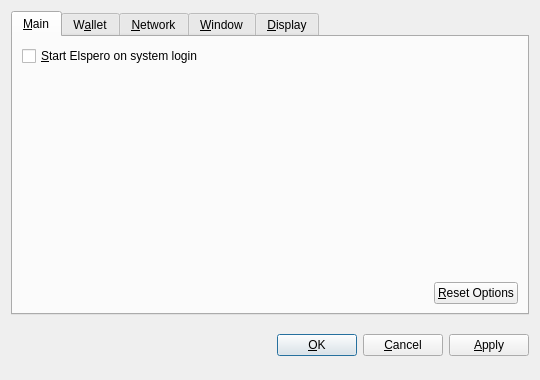
<?xml version="1.0" encoding="UTF-8"?>
<ui version="4.0">
 <class>OptionsDialog</class>
 <widget class="QDialog" name="OptionsDialog">
  <property name="geometry">
   <rect>
    <x>0</x>
    <y>0</y>
    <width>540</width>
    <height>380</height>
   </rect>
  </property>
  <property name="windowTitle">
   <string>Options</string>
  </property>
  <property name="modal">
   <bool>true</bool>
  </property>
  <layout class="QVBoxLayout" name="verticalLayout">
   <item>
    <widget class="QTabWidget" name="tabWidget">
     <property name="tabPosition">
      <enum>QTabWidget::North</enum>
     </property>
     <property name="currentIndex">
      <number>0</number>
     </property>
     <widget class="QWidget" name="tabMain">
      <attribute name="title">
       <string>&amp;Main</string>
      </attribute>
      <layout class="QVBoxLayout" name="verticalLayout_Main">
       <item>
        <widget class="QCheckBox" name="bitcoinAtStartup">
         <property name="toolTip">
          <string>Automatically start Elspero after logging in to the system.</string>
         </property>
         <property name="text">
          <string>&amp;Start Elspero on system login</string>
         </property>
        </widget>
       </item>
       <item>
        <spacer name="verticalSpacer_Main">
         <property name="orientation">
          <enum>Qt::Vertical</enum>
         </property>
         <property name="sizeHint" stdset="0">
          <size>
           <width>20</width>
           <height>40</height>
          </size>
         </property>
        </spacer>
       </item>
       <item>
        <layout class="QHBoxLayout" name="horizontalLayout_2_Main">
         <item>
          <spacer name="horizontalSpacer_2_Main">
           <property name="orientation">
            <enum>Qt::Horizontal</enum>
           </property>
           <property name="sizeHint" stdset="0">
            <size>
             <width>40</width>
             <height>20</height>
            </size>
           </property>
          </spacer>
         </item>
         <item>
          <widget class="QPushButton" name="resetButton">
           <property name="toolTip">
            <string>Reset all client options to default.</string>
           </property>
           <property name="text">
            <string>&amp;Reset Options</string>
           </property>
           <property name="autoDefault">
            <bool>false</bool>
           </property>
          </widget>
         </item>
        </layout>
       </item>
      </layout>
     </widget>
     <widget class="QWidget" name="tabWallet">
      <attribute name="title">
       <string>W&amp;allet</string>
      </attribute>
      <layout class="QVBoxLayout" name="verticalLayout_Network">
       <item>
        <widget class="QLabel" name="transactionFeeInfoLabel">
         <property name="text">
          <string>Optional transaction fee per kB that helps make sure your transactions are processed quickly. Most transactions are 1 kB.</string>
         </property>
         <property name="textFormat">
          <enum>Qt::PlainText</enum>
         </property>
         <property name="wordWrap">
          <bool>true</bool>
         </property>
        </widget>
       </item>
       <item>
        <layout class="QHBoxLayout" name="horizontalLayout_1_Main">
         <item>
          <widget class="QLabel" name="transactionFeeLabel">
           <property name="text">
            <string>Pay transaction &amp;fee</string>
           </property>
           <property name="textFormat">
            <enum>Qt::PlainText</enum>
           </property>
           <property name="buddy">
            <cstring>transactionFee</cstring>
           </property>
          </widget>
         </item>
         <item>
          <widget class="BitcoinAmountField" name="transactionFee"/>
         </item>
         <item>
          <spacer name="horizontalSpacer_1_Main">
           <property name="orientation">
            <enum>Qt::Horizontal</enum>
           </property>
           <property name="sizeHint" stdset="0">
            <size>
             <width>40</width>
             <height>20</height>
            </size>
           </property>
          </spacer>
         </item>
        </layout>
       </item>
       <item>
        <widget class="QLabel" name="label">
         <property name="text">
          <string>If you disable the spending of unconfirmed change, the change from a transaction cannot be used until that transaction has at least one confirmation. This also affects how your balance is computed.</string>
         </property>
         <property name="wordWrap">
          <bool>true</bool>
         </property>
        </widget>
       </item>
       <item>
        <widget class="QCheckBox" name="spendZeroConfChange">
         <property name="text">
          <string>Spend unconfirmed change  (experts only)</string>
         </property>
        </widget>
       </item>
       <item>
        <spacer name="verticalSpacer">
         <property name="orientation">
          <enum>Qt::Vertical</enum>
         </property>
         <property name="sizeHint" stdset="0">
          <size>
           <width>20</width>
           <height>40</height>
          </size>
         </property>
        </spacer>
       </item>
      </layout>
     </widget>
     <widget class="QWidget" name="tabNetwork">
      <attribute name="title">
       <string>&amp;Network</string>
      </attribute>
      <layout class="QVBoxLayout" name="verticalLayout_Network">
       <item>
        <widget class="QCheckBox" name="mapPortUpnp">
         <property name="toolTip">
          <string>Automatically open the Elspero client port on the router. This only works when your router supports UPnP and it is enabled.</string>
         </property>
         <property name="text">
          <string>Map port using &amp;UPnP</string>
         </property>
        </widget>
       </item>
       <item>
        <widget class="QCheckBox" name="connectSocks">
         <property name="toolTip">
          <string>Connect to the Elspero network through a SOCKS proxy (e.g. when connecting through Tor).</string>
         </property>
         <property name="text">
          <string>&amp;Connect through SOCKS proxy:</string>
         </property>
        </widget>
       </item>
       <item>
        <layout class="QHBoxLayout" name="horizontalLayout_Network">
         <item>
          <widget class="QLabel" name="proxyIpLabel">
           <property name="text">
            <string>Proxy &amp;IP:</string>
           </property>
           <property name="textFormat">
            <enum>Qt::PlainText</enum>
           </property>
           <property name="buddy">
            <cstring>proxyIp</cstring>
           </property>
          </widget>
         </item>
         <item>
          <widget class="QValidatedLineEdit" name="proxyIp">
           <property name="maximumSize">
            <size>
             <width>140</width>
             <height>16777215</height>
            </size>
           </property>
           <property name="toolTip">
            <string>IP address of the proxy (e.g. 127.0.0.1)</string>
           </property>
          </widget>
         </item>
         <item>
          <widget class="QLabel" name="proxyPortLabel">
           <property name="text">
            <string>&amp;Port:</string>
           </property>
           <property name="textFormat">
            <enum>Qt::PlainText</enum>
           </property>
           <property name="buddy">
            <cstring>proxyPort</cstring>
           </property>
          </widget>
         </item>
         <item>
          <widget class="QLineEdit" name="proxyPort">
           <property name="maximumSize">
            <size>
             <width>55</width>
             <height>16777215</height>
            </size>
           </property>
           <property name="toolTip">
            <string>Port of the proxy (e.g. 9050)</string>
           </property>
          </widget>
         </item>
         <item>
          <widget class="QLabel" name="socksVersionLabel">
           <property name="text">
            <string>SOCKS &amp;Version:</string>
           </property>
           <property name="textFormat">
            <enum>Qt::PlainText</enum>
           </property>
           <property name="buddy">
            <cstring>socksVersion</cstring>
           </property>
          </widget>
         </item>
         <item>
          <widget class="QValueComboBox" name="socksVersion">
           <property name="toolTip">
            <string>SOCKS version of the proxy (e.g. 5)</string>
           </property>
          </widget>
         </item>
         <item>
          <spacer name="horizontalSpacer_Network">
           <property name="orientation">
            <enum>Qt::Horizontal</enum>
           </property>
           <property name="sizeHint" stdset="0">
            <size>
             <width>40</width>
             <height>20</height>
            </size>
           </property>
          </spacer>
         </item>
        </layout>
       </item>
       <item>
        <spacer name="verticalSpacer_Network">
         <property name="orientation">
          <enum>Qt::Vertical</enum>
         </property>
         <property name="sizeHint" stdset="0">
          <size>
           <width>20</width>
           <height>40</height>
          </size>
         </property>
        </spacer>
       </item>
      </layout>
     </widget>
     <widget class="QWidget" name="tabWindow">
      <attribute name="title">
       <string>&amp;Window</string>
      </attribute>
      <layout class="QVBoxLayout" name="verticalLayout_Window">
       <item>
        <widget class="QCheckBox" name="minimizeToTray">
         <property name="toolTip">
          <string>Show only a tray icon after minimizing the window.</string>
         </property>
         <property name="text">
          <string>&amp;Minimize to the tray instead of the taskbar</string>
         </property>
        </widget>
       </item>
       <item>
        <widget class="QCheckBox" name="minimizeOnClose">
         <property name="toolTip">
          <string>Minimize instead of exit the application when the window is closed. When this option is enabled, the application will be closed only after selecting Quit in the menu.</string>
         </property>
         <property name="text">
          <string>M&amp;inimize on close</string>
         </property>
        </widget>
       </item>
       <item>
        <spacer name="verticalSpacer_Window">
         <property name="orientation">
          <enum>Qt::Vertical</enum>
         </property>
         <property name="sizeHint" stdset="0">
          <size>
           <width>20</width>
           <height>40</height>
          </size>
         </property>
        </spacer>
       </item>
      </layout>
     </widget>
     <widget class="QWidget" name="tabDisplay">
      <attribute name="title">
       <string>&amp;Display</string>
      </attribute>
      <layout class="QVBoxLayout" name="verticalLayout_Display">
       <item>
        <layout class="QHBoxLayout" name="horizontalLayout_1_Display">
         <item>
          <widget class="QLabel" name="langLabel">
           <property name="text">
            <string>User Interface &amp;language:</string>
           </property>
           <property name="textFormat">
            <enum>Qt::PlainText</enum>
           </property>
           <property name="buddy">
            <cstring>lang</cstring>
           </property>
          </widget>
         </item>
         <item>
          <widget class="QValueComboBox" name="lang">
           <property name="toolTip">
            <string>The user interface language can be set here. This setting will take effect after restarting Elspero.</string>
           </property>
          </widget>
         </item>
        </layout>
       </item>
       <item>
        <layout class="QHBoxLayout" name="horizontalLayout_2_Display">
         <item>
          <widget class="QLabel" name="unitLabel">
           <property name="text">
            <string>&amp;Unit to show amounts in:</string>
           </property>
           <property name="textFormat">
            <enum>Qt::PlainText</enum>
           </property>
           <property name="buddy">
            <cstring>unit</cstring>
           </property>
          </widget>
         </item>
         <item>
          <widget class="QValueComboBox" name="unit">
           <property name="toolTip">
            <string>Choose the default subdivision unit to show in the interface and when sending coins.</string>
           </property>
          </widget>
         </item>
        </layout>
       </item>
       <item>
        <widget class="QCheckBox" name="displayAddresses">
         <property name="toolTip">
          <string>Whether to show Elspero addresses in the transaction list or not.</string>
         </property>
         <property name="text">
          <string>&amp;Display addresses in transaction list</string>
         </property>
        </widget>
       </item>
       <item>
        <widget class="QCheckBox" name="coinControlFeatures">
         <property name="toolTip">
          <string>Whether to show coin control features or not.</string>
         </property>
         <property name="text">
          <string>Display coin &amp;control features (experts only!)</string>
         </property>
        </widget>
       </item>
       <item>
        <spacer name="verticalSpacer_Display">
         <property name="orientation">
          <enum>Qt::Vertical</enum>
         </property>
         <property name="sizeHint" stdset="0">
          <size>
           <width>20</width>
           <height>40</height>
          </size>
         </property>
        </spacer>
       </item>
      </layout>
     </widget>
    </widget>
   </item>
   <item>
    <layout class="QHBoxLayout" name="horizontalLayout_Buttons">
     <item>
      <spacer name="horizontalSpacer_1">
       <property name="orientation">
        <enum>Qt::Horizontal</enum>
       </property>
       <property name="sizeHint" stdset="0">
        <size>
         <width>40</width>
         <height>48</height>
        </size>
       </property>
      </spacer>
     </item>
     <item>
      <widget class="QLabel" name="statusLabel">
       <property name="font">
        <font>
         <weight>75</weight>
         <bold>true</bold>
        </font>
       </property>
       <property name="text">
        <string/>
       </property>
       <property name="textFormat">
        <enum>Qt::PlainText</enum>
       </property>
       <property name="wordWrap">
        <bool>true</bool>
       </property>
      </widget>
     </item>
     <item>
      <spacer name="horizontalSpacer_2">
       <property name="orientation">
        <enum>Qt::Horizontal</enum>
       </property>
       <property name="sizeHint" stdset="0">
        <size>
         <width>40</width>
         <height>48</height>
        </size>
       </property>
      </spacer>
     </item>
     <item>
      <widget class="QPushButton" name="okButton">
       <property name="text">
        <string>&amp;OK</string>
       </property>
      </widget>
     </item>
     <item>
      <widget class="QPushButton" name="cancelButton">
       <property name="text">
        <string>&amp;Cancel</string>
       </property>
       <property name="autoDefault">
        <bool>false</bool>
       </property>
      </widget>
     </item>
     <item>
      <widget class="QPushButton" name="applyButton">
       <property name="text">
        <string>&amp;Apply</string>
       </property>
       <property name="autoDefault">
        <bool>false</bool>
       </property>
      </widget>
     </item>
    </layout>
   </item>
  </layout>
 </widget>
 <customwidgets>
  <customwidget>
   <class>BitcoinAmountField</class>
   <extends>QSpinBox</extends>
   <header>bitcoinamountfield.h</header>
  </customwidget>
  <customwidget>
   <class>QValueComboBox</class>
   <extends>QComboBox</extends>
   <header>qvaluecombobox.h</header>
  </customwidget>
  <customwidget>
   <class>QValidatedLineEdit</class>
   <extends>QLineEdit</extends>
   <header>qvalidatedlineedit.h</header>
  </customwidget>
 </customwidgets>
 <resources/>
 <connections/>
</ui>
